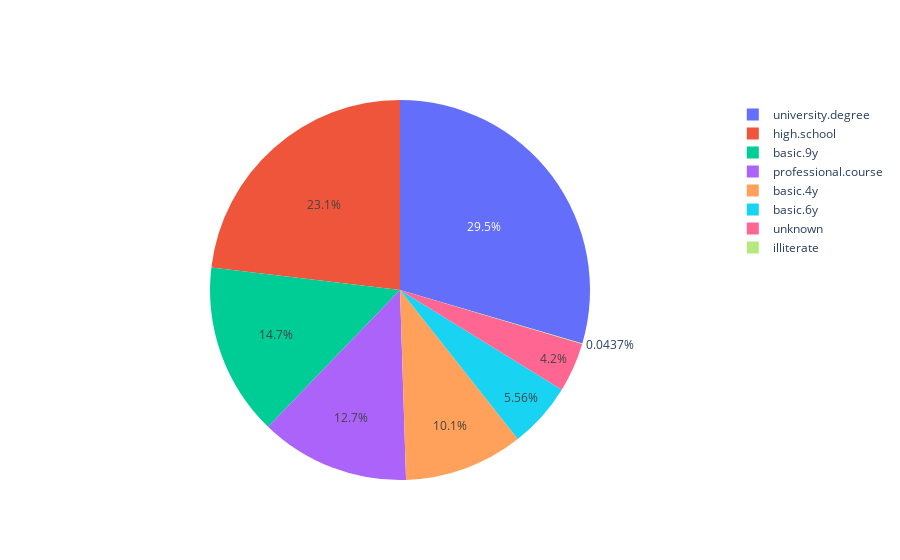

Here is the notebook cell this chart was saved with:
### Code cell
x1 = bank['education'].value_counts().reset_index()

fig= go.Figure(data=[go.Pie(labels=x1['index'].values, \
                            values=x1.education.values)])
fig.show()

### Figure 1 — Plotly figure (JSON) as saved in the notebook; plotly's stock layout.template omitted (floating-point values rounded to 4 significant figures)
{"data": [{"labels": ["university.degree", "high.school", "basic.9y", "professional.course", "basic.4y", "basic.6y", "unknown", "illiterate"], "type": "pie", "values": [12168, 9515, 6045, 5243, 4176, 2292, 1731, 18]}], "layout": {}}
